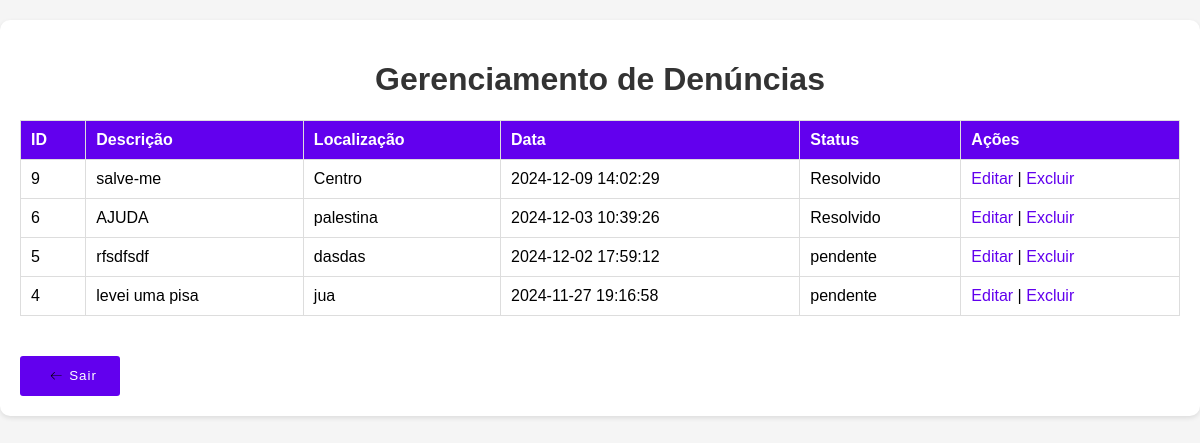
Page /admin.php (signed in) on the committed database.
### tables this page shows
CREATE TABLE `denuncias` (
  `id` int(11) NOT NULL,
  `nome` varchar(255) DEFAULT NULL,
  `descricao` text NOT NULL,
  `localizacao` varchar(255) DEFAULT NULL,
  `contato` varchar(255) DEFAULT NULL,
  `arquivo` varchar(255) DEFAULT NULL,
  `data_envio` timestamp NOT NULL DEFAULT current_timestamp(),
  `status` varchar(20) DEFAULT 'pendente'
);

### backend/listar_denuncias.php (the view, shortened to what this page needs)
<?php
include 'conexao.php';
$sql = "SELECT * FROM denuncias ORDER BY data_envio DESC";
$result = $conn->query($sql);
if ($result->num_rows > 0) {
    while ($row = $result->fetch_assoc()) {
        echo "<tr>";
        echo "<td>{$row['id']}</td>";
        echo "<td>{$row['descricao']}</td>";
        echo "<td>{$row['localizacao']}</td>";
        echo "<td>{$row['data_envio']}</td>";
        echo "<td>{$row['status']}</td>";
        echo "<td>
                <a  href='backend/editar.php?id={$row['id']}'>Editar</a> |
                <a href='backend/deletar.php?id={$row['id']}' onclick='return confirm(\"Tem certeza que deseja excluir esta denúncia?\");'>Excluir</a>
              </td>";
        echo "</tr>";
    }
} else {
    echo "<tr><td colspan='5'>Nenhuma denúncia encontrada.</td></tr>";
}
?>

### admin.php (shortened to what this page needs)
<!DOCTYPE html>
<html lang="pt-BR">
<head>
    <link rel="stylesheet" href="css/admin.css">
</head>
<body>
    <div class="container">
        <h1>Gerenciamento de Denúncias</h1>
        <table>
            <thead>
                <tr>
                    <th>ID</th>
                    <th>Descrição</th>
                    <th>Localização</th>
                    <th>Data</th>
                    <th>Status</th>
                    <th>Ações</th>
                </tr>
            </thead>
            <tbody>
                <?php
                include("../desenvolvimento/backend/listar_denuncias.php");
                ?>
            </tbody>
        </table>
<button>
  <span ><a href="restrito/logout.php">Sair</a></span>
</button>
    </div>
</body>
</html>

### css/admin.css (style rules this page uses)
body { font-family: Arial, sans-serif; margin: 0; padding: 0; background-color: #f5f5f5; }
.container { max-width: 1200px; margin: 20px auto; padding: 20px; background: white; box-shadow: 0 2px 5px rgba(0, 0, 0, 0.1); border-radius: 10px; }
h1 { text-align: center; color: #333; }
table { width: 100%; border-collapse: collapse; margin-top: 20px; }
table th, table td { padding: 10px; border: 1px solid #ddd; text-align: left; }
table th { background-color: #6200ee; color: white; }
button { display: flex; height: 3em; width: 100px; align-items: center; justify-content: center; background-color: #eeeeee4b; border-radius: 3px; letter-spacing: 1px; transition: all 0.2s linear; cursor: pointer; border: none; background: #6200ee; margin-top: 40px; }
button > svg { margin-right: 5px; margin-left: 5px; font-size: 20px; transition: all 0.4s ease-in; }
button a { text-decoration: none; color: white; }
a { text-decoration: none; color: #6200ee; }

### rows in the picture
denuncias: id "9", descricao "salve-me", localizacao "Centro", data_envio "2024-12-09 14:02:29", status "Resolvido"
denuncias: id "6", descricao "AJUDA", localizacao "palestina", data_envio "2024-12-03 10:39:26", status "Resolvido"
denuncias: id "5", descricao "rfsdfsdf", localizacao "dasdas", data_envio "2024-12-02 17:59:12", status "pendente"
denuncias: id "4", descricao "levei uma pisa", localizacao "jua", data_envio "2024-11-27 19:16:58", status "pendente"
